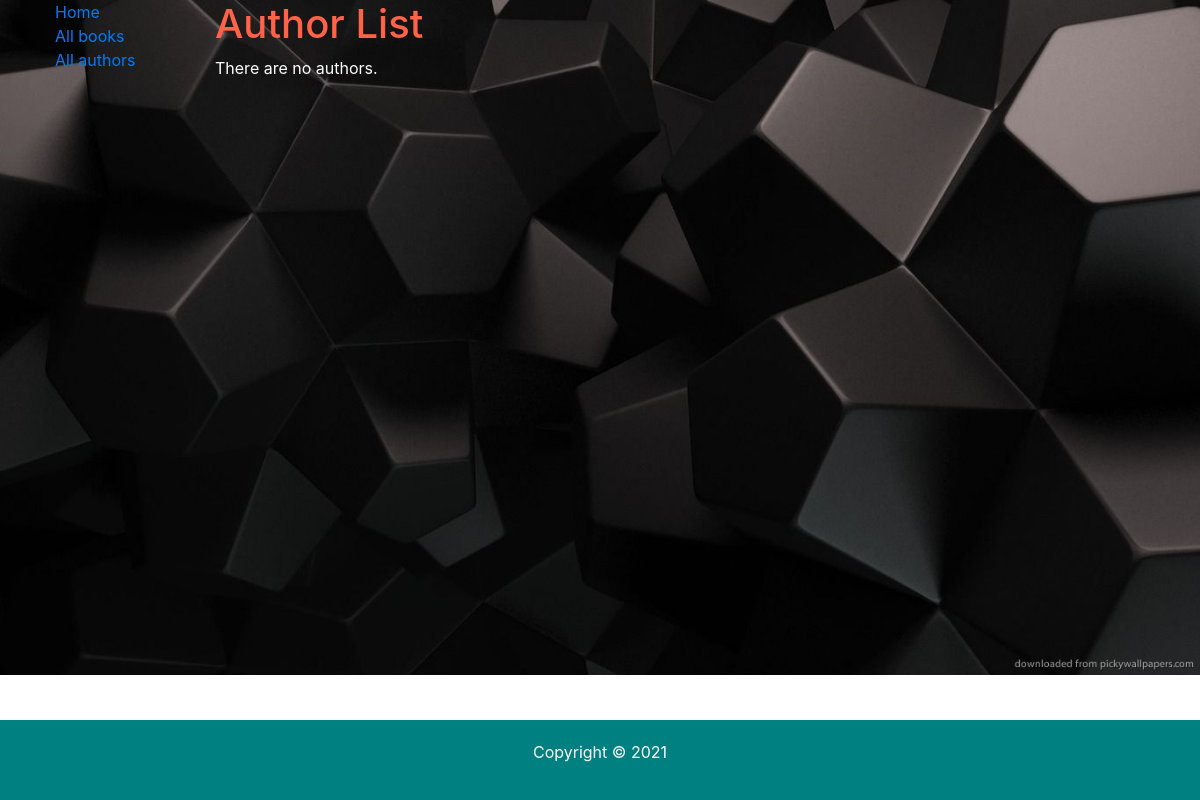
The app's page /catalog/authors/, older data.
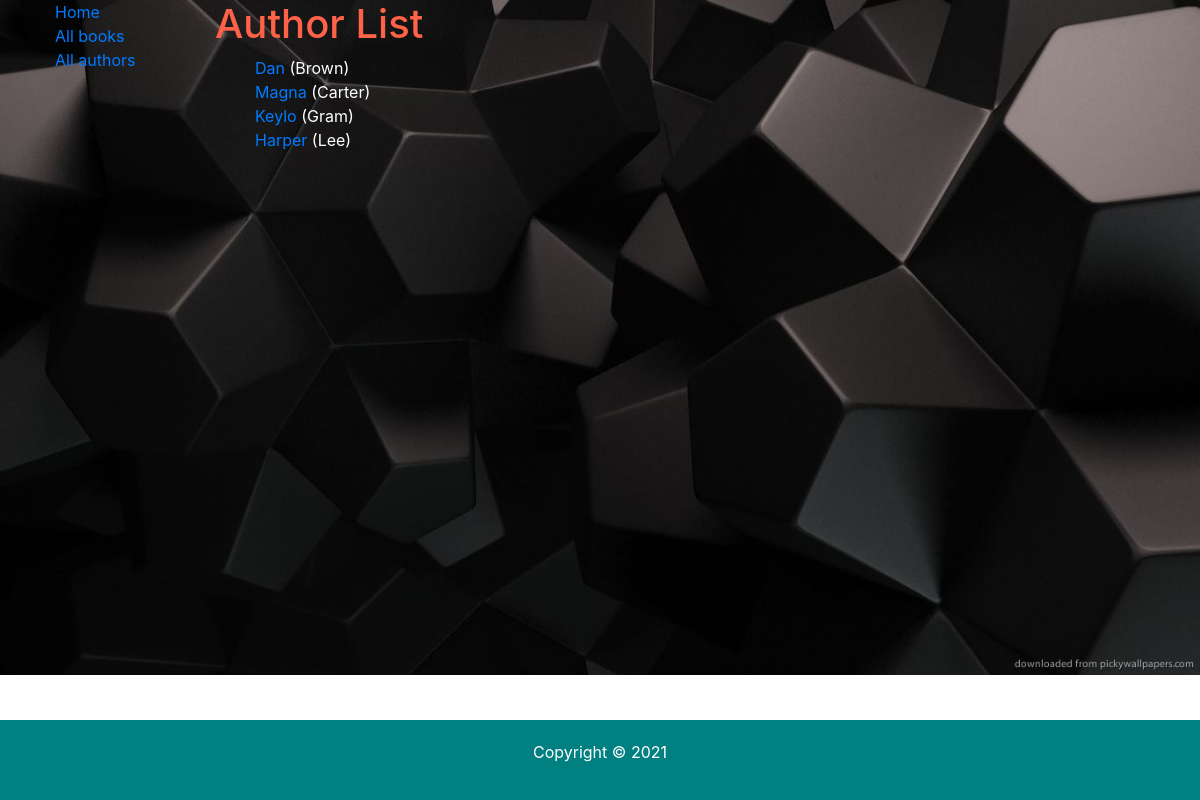
The same page, newer data.
### catalog/models.py (models this page shows, shortened)
class Author(models.Model):
    first_name = models.CharField(max_length=100)
    last_name = models.CharField(max_length=100)
    date_of_birth = models.DateField(null=True, blank=True)
    date_of_death = models.DateField('Died', null=True, blank=True)
    class Meta:
        ordering = ['last_name', 'first_name']
    def get_absolute_url(self):
        return reverse('author-detail', args=[str(self.id)])

### catalog/views.py (the view)
# urls.py: path('authors/', views.AuthorListView.as_view(), name='authors'),
class AuthorListView(generic.ListView):
    model = Author
    context_object_name = 'author_list'
    queryset = Author.objects.all()
    template_name = 'authors/author_list.html'

### catalog/templates/catalog/author_list.html
{% extends "base_generic.html" %}
{% block content %}
<h1>Author List</h1>
  {% if author_list %}
  <ul>
    {% for author in author_list %}
      <li>
        <a href="{{ author.get_absolute_url }}">{{ author.first_name }}</a> ({{author.last_name}})
      </li>
    {% endfor %}
  </ul>
  {% else %}
    <p>There are no authors.</p>
  {% endif %}
{% endblock %}

Row changes from the older to the newer data that the page shows:
added Author: first_name "Dan", last_name "Brown"
added Author: first_name "Magna", last_name "Carter"
added Author: first_name "Keylo", last_name "Gram"
added Author: first_name "Harper", last_name "Lee"
Text that changed along with them:
text no longer shown: "There are no authors."
